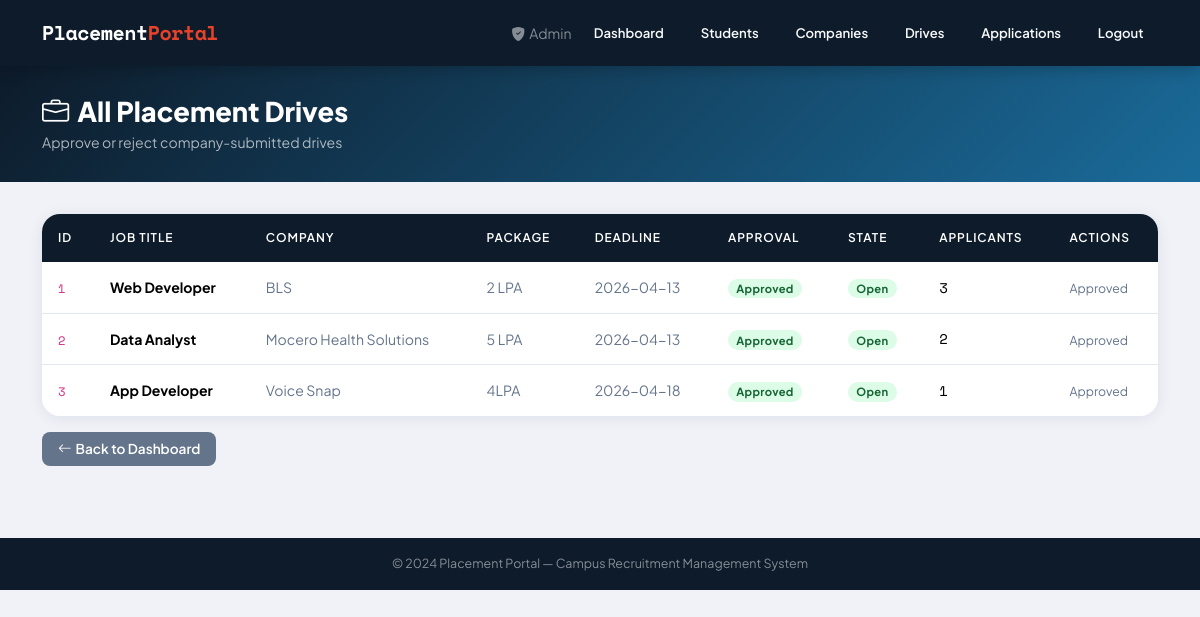
The app's page /admin/drives (signed in) with its own data.
### models.py (models this page shows)
class Drive(db.Model):
    id = db.Column(db.Integer, primary_key=True)
    company_id = db.Column(db.Integer, db.ForeignKey('company.id'))
    job_title = db.Column(db.String(100))
    description = db.Column(db.String(1000))
    eligibility = db.Column(db.String(200))
    deadline = db.Column(db.String(50))
    package = db.Column(db.String(50), nullable=True)
    location = db.Column(db.String(100), nullable=True)
    approved = db.Column(db.Boolean, default=False)
    closed = db.Column(db.Boolean, default=False)
    created_at = db.Column(db.DateTime, default=datetime.utcnow)
    company = db.relationship('Company', backref='drives')

class Company(db.Model):
    id = db.Column(db.Integer, primary_key=True)
    name = db.Column(db.String(100), unique=True)
    hr_contact = db.Column(db.String(100))
    website = db.Column(db.String(200))
    description = db.Column(db.String(500), nullable=True)
    password = db.Column(db.String(200))
    approved = db.Column(db.Boolean, default=False)
    blacklisted = db.Column(db.Boolean, default=False)
    created_at = db.Column(db.DateTime, default=datetime.utcnow)

### admin.py (the view)
@admin_bp.route("/drives")
def drives():
    if admin_required():
        return redirect("/")
    drives = Drive.query.all()
    return render_template("admin/drives.html", drives=drives)

### admin.py (called while the page is built)
def admin_required():
    return "admin" not in session

### templates/admin/drives.html (shortened to what this page needs)
{% extends "base.html" %}
{% block content %}
<div class="page-header">
  <div class="container">
    <h1><i class="bi bi-briefcase me-2"></i>All Placement Drives</h1>
    <p>Approve or reject company-submitted drives</p>
  </div>
</div>
<div class="container pb-4">
  <div class="table-wrap">
    <div class="table-responsive">
    <table class="table">
      <thead>
        <tr><th>ID</th><th>Job Title</th><th>Company</th><th>Package</th><th>Deadline</th><th>Approval</th><th>State</th><th>Applicants</th><th>Actions</th></tr>
      </thead>
      <tbody>
        {% for d in drives %}
        <tr>
          <td><code class="mono">{{ d.id }}</code></td>
          <td><strong>{{ d.job_title }}</strong></td>
          <td class="text-muted small">{{ d.company.name if d.company else '—' }}</td>
          <td class="text-muted small">{{ d.package or '—' }}</td>
          <td class="text-muted small">{{ d.deadline }}</td>
          <td>
            {% if d.approved %}<span class="badge b-approved">Approved</span>
            {% else %}<span class="badge b-pending">Pending</span>{% endif %}
          </td>
          <td>
            {% if d.closed %}<span class="badge b-closed">Closed</span>
            {% else %}<span class="badge b-approved">Open</span>{% endif %}
          </td>
          <td><span class="mono">{{ d.applications|length }}</span></td>
          <td>
            {% if not d.approved %}
            <a href="/admin/approve_drive/{{ d.id }}" class="btn btn-success btn-sm"><i class="bi bi-check-lg"></i> Approve</a>
            <a href="/admin/reject_drive/{{ d.id }}"  class="btn btn-danger btn-sm"
               onclick="return confirm('Delete this drive?')"><i class="bi bi-x-lg"></i> Reject</a>
            {% else %}
            <span class="text-muted small">Approved</span>
            {% endif %}
          </td>
        </tr>
        {% else %}
        <tr><td colspan="9" class="text-center py-4 text-muted">No drives found.</td></tr>
        {% endfor %}
      </tbody>
    </table>
    </div>
  </div>
  <div class="mt-3"><a href="/admin/dashboard" class="btn btn-secondary"><i class="bi bi-arrow-left me-1"></i>Back to Dashboard</a></div>
</div>
{% endblock %}

### static/css/style.css (style rules this page uses)
:root { --primary: #0d1b2a; --secondary: #1b2838; --accent: #1a6b9a; --highlight: #e8422a; --success: #1db954; --warning: #f5a623; --danger: #c0392b; --info: #2980b9; --light-bg: #f0f2f8; --card-bg: #ffffff; --text-main: #0d1b2a; --text-muted: #64748b; --border: #e2e8f0; --shadow: 0 2px 16px rgba(13,27,42,0.08); --shadow-lg: 0 8px 32px rgba(13,27,42,0.15); --radius: 12px; --radius-lg: 18px; }
*, *::before, *::after { box-sizing: border-box; margin: 0; padding: 0; }
body { font-family: 'Plus Jakarta Sans', sans-serif; background: var(--light-bg); color: var(--text-main); min-height: 100vh; line-height: 1.6; }
.page-header { background: linear-gradient(135deg, var(--primary) 0%, var(--accent) 100%); color: #fff; padding: 1.8rem 0; margin-bottom: 2rem; }
.page-header h1 { font-size: 1.7rem; font-weight: 800; margin-bottom: 0.2rem; }
.page-header p { opacity: 0.65; font-size: 0.88rem; margin: 0; }
.table-wrap { border-radius: var(--radius-lg); overflow: hidden; box-shadow: var(--shadow); }
.table { margin-bottom: 0; border-collapse: collapse; }
.table thead th { background: var(--primary); color: #fff; font-weight: 600; font-size: 0.75rem; text-transform: uppercase; letter-spacing: 0.9px; padding: 0.9rem 1rem; border: none; }
.table tbody td { padding: 0.85rem 1rem; border-bottom: 1px solid var(--border); vertical-align:middle; font-size:0.88rem; }
.table tbody tr:last-child td { border-bottom: none; }
.badge { font-size:0.7rem; padding:0.38em 0.75em; border-radius:20px; font-weight:700; letter-spacing:0.3px; }
.b-approved { background:#dcfce7; color:#166534; }
.btn { border-radius:8px; font-weight:600; font-size:0.85rem; padding:0.42rem 1rem; transition:all 0.18s; border:none; }
.btn-secondary { background:#64748b; color:#fff; }
.text-muted { color:var(--text-muted) !important; }
.mono { font-family:'Space Mono',monospace; }

### records on screen
Drive: id "1", job_title "Web Developer", company "BLS", package "2 LPA", deadline "2026-04-13", approved "Approved", closed "Open", applications|length "3"
Drive: id "2", job_title "Data Analyst", company "Mocero Health Solutions", package "5 LPA", deadline "2026-04-13", approved "Approved", closed "Open", applications|length "2"
Drive: id "3", job_title "App Developer", company "Voice Snap", package "4LPA", deadline "2026-04-18", approved "Approved", closed "Open", applications|length "1"
